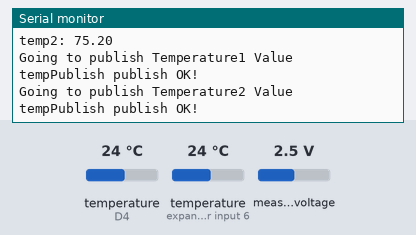
Bench run of a sketch on a simulated ESP8266 (NodeMCU). Shown: the last lines printed to the serial monitor. Inputs (shaded band) come from the test bench; at power-on: temperature (sensors on D4, expander input 6) 24 °C, measured voltage 2.5 V. WiFi joins after 1.5 s; servers stay silent unless stated; storage starts empty; no MQTT or app messages arrive unless stated.

Above: at 3.7 s.
3.8 s: temperature (sensor on D4) set to 12 °C
5.9 s: temperature (sensor on expander input 6) set to 12 °C
8.0 s: measured voltage set to 0.1 V
At 9.1 s:
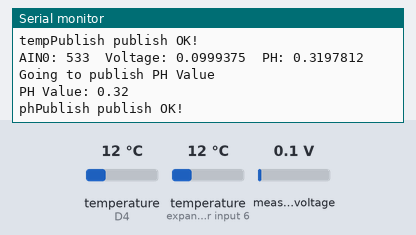
10.1 s: temperature (sensor on D4) set to 19 °C
At 10.6 s:
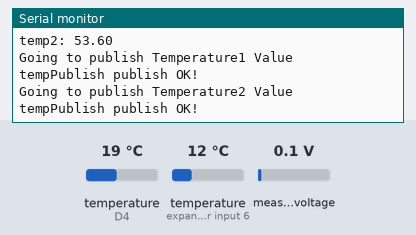
12.2 s: temperature (sensor on expander input 6) set to 19 °C
14.3 s: measured voltage set to 1.2 V
At 14.3 s:
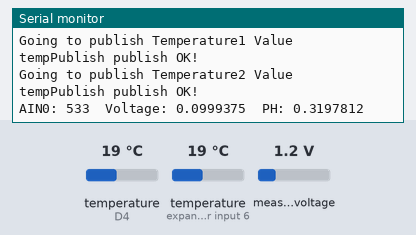
Timing chart, 0 to 17.3 s (numbered marks = the images above; inputs shaded):
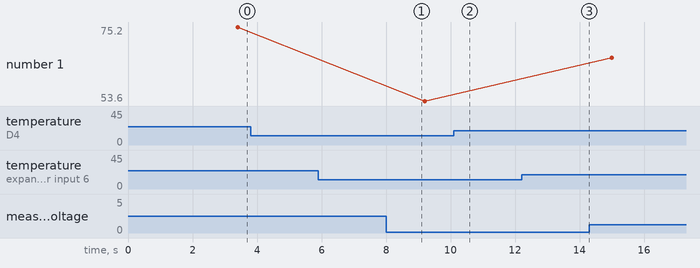

Measured:
- after the input at 8.0 s, the serial monitor: prints a new line after 0.42 s (image 1)

The sketch:

ADS1115.ino
```cpp
#include <FS.h>                   //this needs to be first, or it all crashes and burns...
#include <Adafruit_ADS1015.h>
#include <Wire.h>
#include <string.h>
#include <WiFiManager.h>
#include <ESP8266WiFi.h>
#include "Adafruit_MQTT.h"
#include "Adafruit_MQTT_Client.h"
#include <ArduinoJson.h>
#include <DallasTemperature.h>
#include <OneWire.h>


#define Offset -0.03            //deviation compensate

#define OLED_RESET 4

#define LOGO16_GLCD_HEIGHT 16
#define LOGO16_GLCD_WIDTH  16

#define ONE_WIRE_BUS            D4      // DS18B20 pin
OneWire oneWire(ONE_WIRE_BUS);
DallasTemperature DS18B20(&oneWire);

Adafruit_ADS1115 ads(0x4A);

/************************* Adafruit.io Setup *********************************/
char aio_server[40] = "io.adafruit.com";
char aio_serverport[6] = "1883";
char aio_username[34] = "YOUR_AIO_USERNAME";
char aio_key[60] = "YOUR_AIO_KEY";
char deviceID[34] = "DeviceID";

// Create an ESP8266 WiFiClient class to connect to the MQTT server.
WiFiClient client;
// or... use WiFiFlientSecure for SSL
//WiFiClientSecure client;

// Setup the MQTT client class by passing in the WiFi client and MQTT server and login details.
//Adafruit_MQTT_Client mqtt(&client, AIO_SERVER, AIO_SERVERPORT, AIO_USERNAME, AIO_KEY);
Adafruit_MQTT_Client mqtt(&client, aio_server, 1883, aio_username, aio_key);

/****************************** Feeds ***************************************/
Adafruit_MQTT_Publish phPublish = Adafruit_MQTT_Publish(&mqtt, "");
Adafruit_MQTT_Publish tempPublish1 = Adafruit_MQTT_Publish(&mqtt, "");
Adafruit_MQTT_Publish tempPublish2 = Adafruit_MQTT_Publish(&mqtt, "");
/*************************** Sketch Code ************************************/

float lastPH = 0;
float lastTemp1 = 0;
float lastTemp2 = 0;

void MQTT_connect();

//flag for saving data
bool shouldSaveConfig = false;

void setup(void)
{
	ads.begin();
	Serial.begin(115200);
	delay(1000);

	//display.begin(SSD1306_SWITCHCAPVCC, 0x3C);  // initialize with the I2C addr 0x3C (for the 128x32)
	//display.display();

	setupDefaults();

	Serial.println("WiFi connected");
	Serial.println("IP address: "); Serial.println(WiFi.localIP());

	// setup onewire bus
	DS18B20.begin();
}

void loop(void)
{
	MQTT_connect();

	readPHValue();
	readTemperature();
	delay(5000);
}

void MQTT_connect() {
	int8_t ret;

	// Stop if already connected.
	if (mqtt.connected()) {
		return;
	}

	Serial.print("Connecting to MQTT... ");

	uint8_t retries = 3;
	while ((ret = mqtt.connect()) != 0) { // connect will return 0 for connected
		Serial.println(mqtt.connectErrorString(ret));
		Serial.println("Retrying MQTT connection in 5 seconds...");
		mqtt.disconnect();
		delay(5000);  // wait 5 seconds
		retries--;
		if (retries == 0) {
			// basically die and wait for WDT to reset me
			while (1);
		}
	}
	Serial.println("MQTT Connected!");
}

void readPHValue()
{
	static float pHValue, voltage;
	int16_t adc0;
	adc0 = ads.readADC_SingleEnded(0);
	voltage = (adc0 * 0.1875) / 1000;
	pHValue = 3.5*voltage + Offset;

	Serial.print("AIN0: ");
	Serial.print(adc0);
	Serial.print("\tVoltage: ");
	Serial.print(voltage, 7);
	Serial.print("\tPH: ");
	Serial.println(pHValue, 7);
	Serial.println();

	if (pHValue != lastPH)
	{
		/*char buf[100];
		dtostrf(pHValue, 4, 2, buf);
		writeText(buf, 1, 4, true);*/

		Serial.println("Going to publish PH Value");
		Serial.print("PH Value: ");
		Serial.println(pHValue);

		if (!phPublish.publish(pHValue))
		{
			Serial.println(F("phPublish publish Failed"));
		}
		else
		{
			Serial.println(F("phPublish publish OK!"));
		}
	}

	lastPH = pHValue;
}

void readSPFFS()
{
	//clean FS, for testing
	//SPIFFS.format();

	//read configuration from FS json
	Serial.println("mounting FS...");

	if (SPIFFS.begin()) {
		Serial.println("mounted file system");
		if (SPIFFS.exists("/config.json")) {
			//file exists, reading and loading
			Serial.println("reading config file");
			File configFile = SPIFFS.open("/config.json", "r");
			if (configFile) {
				Serial.println("opened config file");
				size_t size = configFile.size();
				// Allocate a buffer to store contents of the file.
				std::unique_ptr<char[]> buf(new char[size]);

				configFile.readBytes(buf.get(), size);
				DynamicJsonBuffer jsonBuffer;
				JsonObject& json = jsonBuffer.parseObject(buf.get());
				json.printTo(Serial);
				if (json.success()) {
					Serial.println("\nparsed json");

					strcpy(aio_server, json["aio_server"]);
					strcpy(aio_serverport, json["aio_serverport"]);
					strcpy(aio_username, json["aio_username"]);
					strcpy(aio_key, json["aio_key"]);
					strcpy(deviceID, json["deviceID"]);

				}
				else {
					Serial.println("failed to load json config");
				}
			}
		}
	}
	else {
		Serial.println("failed to mount FS");
	}
	Serial.println("Done retrieving setup");
	//end read
}

void saveSFFS()
{
	//save the custom parameters to FS
	if (SPIFFS.begin()) {
		if (shouldSaveConfig) {
			Serial.println("saving config");
			DynamicJsonBuffer jsonBuffer;
			JsonObject& json = jsonBuffer.createObject();
			json["aio_server"] = aio_server;
			json["aio_serverport"] = aio_serverport;
			json["aio_username"] = aio_username;
			json["aio_key"] = aio_key;
			json["deviceID"] = deviceID;

			File configFile = SPIFFS.open("/config.json", "w");
			if (!configFile) {
				Serial.println("failed to open config file for writing");
			}

			json.printTo(Serial);
			json.printTo(configFile);
			configFile.close();
			//end save
		}
	}
}

void setupFeeds()
{
	const char* feedLocation = "/feeds/";

	char* feed1;
	const char* feed1Location = "-ph1";
	feed1 = (char*)malloc(strlen(aio_username) + strlen(feedLocation) + strlen(deviceID) + strlen(feed1Location) + 2);
	strcpy(feed1, aio_username);
	strcat(feed1, feedLocation);
	strcat(feed1, deviceID);
	strcat(feed1, feed1Location);

	char* feed2;
	const char* feed2Location = "-temp1";
	feed2 = (char*)malloc(strlen(aio_username) + strlen(feedLocation) + strlen(deviceID) + strlen(feed2Location) + 2);
	strcpy(feed2, aio_username);
	strcat(feed2, feedLocation);
	strcat(feed2, deviceID);
	strcat(feed2, feed2Location);

	char* feed3;
	const char* feed3Location = "-temp2";
	feed3 = (char*)malloc(strlen(aio_username) + strlen(feedLocation) + strlen(deviceID) + strlen(feed3Location) + 2);
	strcpy(feed3, aio_username);
	strcat(feed3, feedLocation);
	strcat(feed3, deviceID);
	strcat(feed3, feed3Location);

	Serial.print("Publish location ");
	Serial.println(feed1);
	phPublish = Adafruit_MQTT_Publish(&mqtt, (char*)feed1);
	tempPublish1 = Adafruit_MQTT_Publish(&mqtt, (char*)feed2);
	tempPublish2 = Adafruit_MQTT_Publish(&mqtt, (char*)feed3);
}

void resetSystem()
{
	WiFiManager wifiManager;
	if (!wifiManager.startConfigPortal("OnDemandAP")) {
		Serial.println("failed to connect and hit timeout");
		delay(3000);
		//reset and try again, or maybe put it to deep sleep
		ESP.reset();
		delay(5000);
	}
}

void saveConfigCallback() {
	Serial.println("Should save config");
	shouldSaveConfig = true;
}

void setupDefaults()
{
	Serial.println(F("CatalinaIoT Node"));

	//SPIFFS.format();

	readSPFFS();

	WiFiManagerParameter custom_aio_server("server", "aio server", aio_server, 40);
	WiFiManagerParameter custom_aio_port("port", "aio port", aio_serverport, 6);
	WiFiManagerParameter custom_aio_username("username", "aio username", aio_username, 34);
	WiFiManagerParameter custom_aio_key("key", "aio key", aio_key, 60);
	WiFiManagerParameter custom_deviceID("deviceID", "device ID", deviceID, 34);


	//WiFiManager
	//Local intialization. Once its business is done, there is no need to keep it around
	WiFiManager wifiManager;
	//wifiManager.resetSettings();

	//set config save notify callback
	wifiManager.setSaveConfigCallback(saveConfigCallback);

	//add all your parameters here
	wifiManager.addParameter(&custom_aio_server);
	wifiManager.addParameter(&custom_aio_port);
	wifiManager.addParameter(&custom_aio_username);
	wifiManager.addParameter(&custom_aio_key);
	wifiManager.addParameter(&custom_deviceID);

	//exit after config instead of connecting

	wifiManager.setBreakAfterConfig(true);


	//tries to connect to last known settings
	//if it does not connect it starts an access point with the specified name
	//here  "AutoConnectAP" with password "password"
	//and goes into a blocking loop awaiting configuration
	if (!wifiManager.autoConnect("CatalinaIoT", "password")) {
		Serial.println("failed to connect, we should reset as see if it connects");
		delay(3000);
		ESP.reset();
		delay(5000);
	}
	Serial.println("Connected...AllRight!");
	Serial.println();


	//read updated parameters
	strcpy(aio_server, custom_aio_server.getValue());
	strcpy(aio_serverport, custom_aio_port.getValue());
	strcpy(aio_username, custom_aio_username.getValue());
	strcpy(aio_key, custom_aio_key.getValue());
	strcpy(deviceID, custom_deviceID.getValue());


	setupFeeds();

	saveSFFS();
}


void readTemperature()
{
	float temp1;
	float temp2;
	DS18B20.requestTemperatures();
	temp1 = DS18B20.getTempFByIndex(0);
	temp2 = DS18B20.getTempFByIndex(1);

	Serial.print("temp1: ");
	Serial.println(temp1);

	Serial.print("temp2: ");
	Serial.println(temp2);

	if (temp1 != lastTemp1)
	{
		Serial.println("Going to publish Temperature1 Value");

		if (!tempPublish1.publish(temp1))
		{
			Serial.println(F("tempPublish publish Failed"));
		}
		else
		{
			Serial.println(F("tempPublish publish OK!"));
		}
	}

	if (temp2 != lastTemp2)
	{
		Serial.println("Going to publish Temperature2 Value");

		if (!tempPublish2.publish(temp2))
		{
			Serial.println(F("tempPublish publish Failed"));
		}
		else
		{
			Serial.println(F("tempPublish publish OK!"));
		}
	}

	lastTemp1 = temp1;
	lastTemp2 = temp2;
}
```
